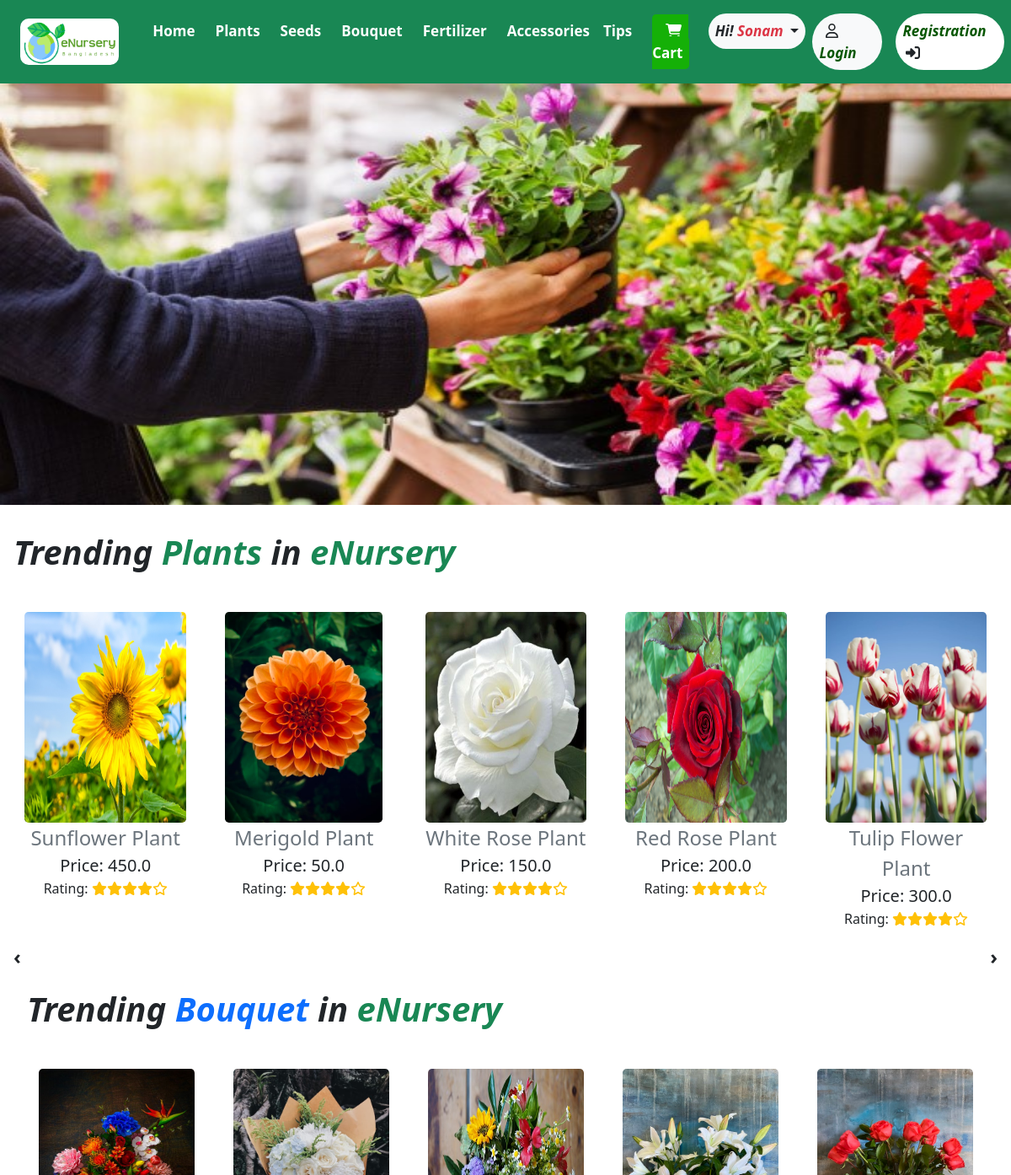
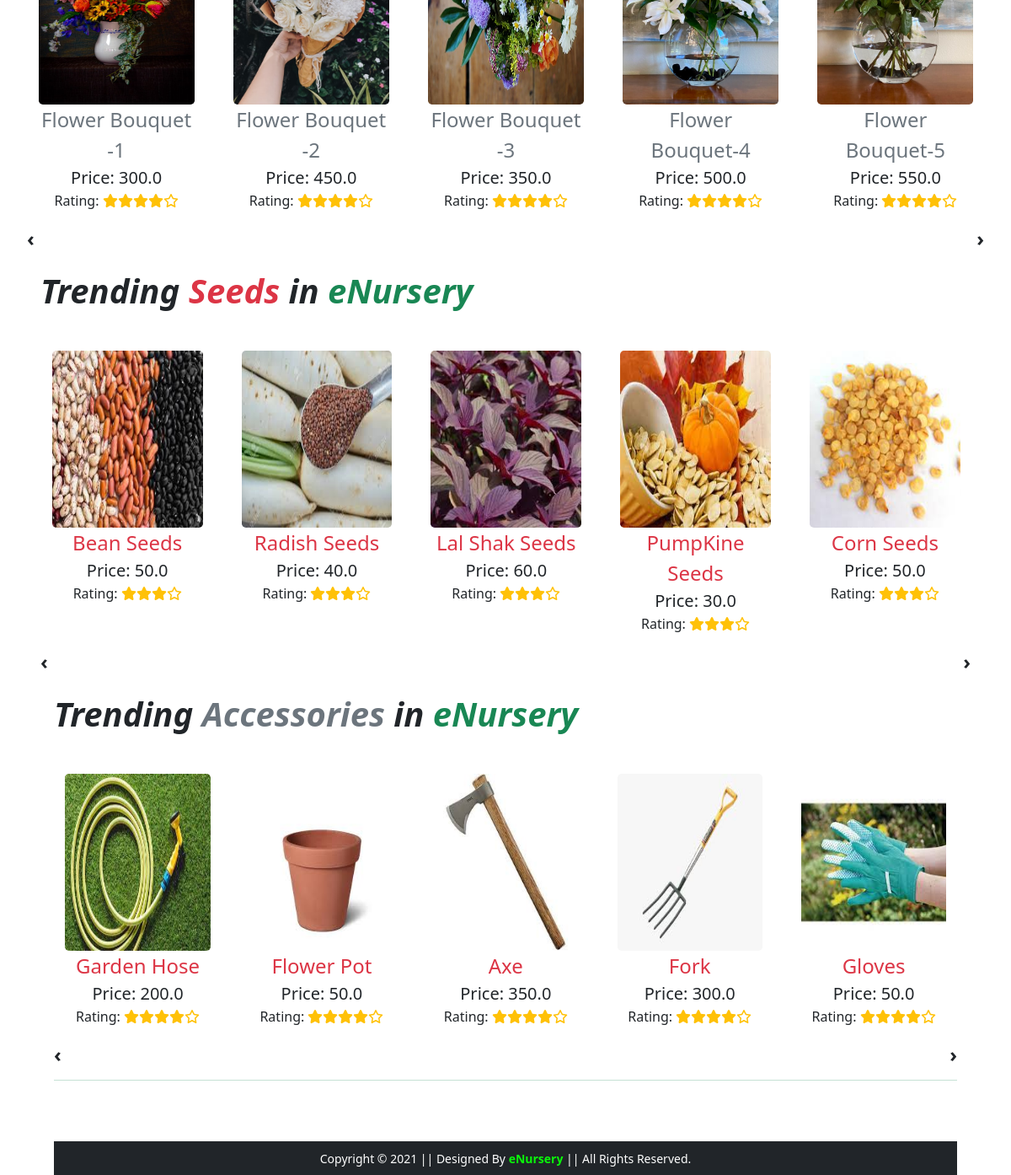
The page / on the database its author committed (2 pictures, top to bottom).
### app/models.py (models this page shows, shortened)
class Product(models.Model):
    title = models.CharField(max_length=60)
    price = models.FloatField(max_length=10)
    planting = models.TextField(max_length=10000, blank=True)
    care = models.TextField(max_length=10000, blank=True)
    diseases = models.TextField(max_length=1000, blank=True)
    uses = models.TextField(max_length=1000, blank=True)
    grade = models.CharField(max_length=20)
    category = models.CharField(choices=CATEGORY_CHOICE, max_length=20)
    product_image = models.ImageField(upload_to='productimg')

### app/views.py (the view)
# urls.py: path('', views.ProductView.as_view(), name='home'),
class ProductView(View):
    def get(self, request):
        plants = Product.objects.filter(category='p')
        seeds = Product.objects.filter(category='s')
        bouquet = Product.objects.filter(category='b')
        fertilizer = Product.objects.filter(category='f')
        accessories = Product.objects.filter(category='a')
        return render(request, 'app/home.html', {'plants': plants, 'seeds': seeds, 'bouquet': bouquet, 'fertilizer': fertilizer, 'accessories': accessories})

### app/templates/app/home.html (shortened to what this page needs)
{% extends 'app/base.html' %}
{% load static %}
{% block banner_slider %}
 <div id="carouselExampleControls" class="carousel slide" data-bs-ride="carousel">
  <div class="carousel-inner">
    <div class="carousel-item active">
      <img src="{% static 'app/images/banner/l.jpg' %}" class="d-block w-100 " alt="..." style="height: 500px;">
    </div>
  </div>
</div>
{% endblock banner_slider %}
{% block main-content %}
<div class="mx-3">
 <h2 class="py-3 my-3 fst-italic fw-bold fs-1">Trending <span class="text-success fw-bold fs-1">Plants </span>in <span class="text-success fs-1 fw-bold">eNursery</span></h2>
 <div class="owl-carousel" id="slider1">
  {%for p in plants%}
 <a href="{% url 'product-detail' p.id %}" class="btn">
  <div class="py-2"><img src="{{p.product_image.url}}"class="rounded-3" height="250" alt=""> <span class="text-secondary fs-4">{{p.title}}</span> <br> <span class="fs-5"> Price: {{p.price}}</span><br> <span>Rating: <i class="fas fa-star text-warning"></i><i class="fas fa-star text-warning"></i><i class="fas fa-star text-warning"></i><i class="fas fa-star text-warning"></i><i class="far fa-star text-warning"></i></span></div>
</a>
  {% endfor %}
</div>
<div class="mx-3">
<h2 class="py-3 my-3 fst-italic fw-bold fs-1">Trending <span class="text-primary fw-bold fs-1">Bouquet </span>in <span class="text-success fs-1 fw-bold">eNursery</span></h2>
 <div class="owl-carousel" id="slider2">
  {%for b in bouquet%}
 <a href="{% url 'product-detail' b.id%}" class="btn">
  <div class="py-2"><img src="{{b.product_image.url}}"class="rounded-3" height="250" alt=""> <span class="text-secondary fs-4">{{b.title}}</span> <br> <span class="fs-5"> Price: {{b.price}}</span><br> <span>Rating: <i class="fas fa-star text-warning"></i><i class="fas fa-star text-warning"></i><i class="fas fa-star text-warning"></i><i class="fas fa-star text-warning"></i><i class="far fa-star text-warning"></i></span></div>
 </a>
  {% endfor %}
</div>
<div class="mx-3">
 <h2 class="py-3 my-3 fst-italic fw-bold fs-1">Trending <span class="text-danger fw-bold fs-1">Seeds </span>in <span class="text-success fs-1 fw-bold">eNursery</span></h2>
 <div class="owl-carousel" id="slider3">
  {%for s in seeds%}
 <a href="{% url 'product-detail' s.id%}" class="btn">
  <div class="py-2"><img src="{{s.product_image.url}}"class="rounded-3" height="210" alt=""> <span class="text-danger fs-4">{{s.title}}</span> <br> <span class="fs-5"> Price: {{s.price}}</span><br> <span>Rating: <i class="fas fa-star text-warning"></i><i class="fas fa-star text-warning"></i><i class="fas fa-star text-warning"></i><i class="far fa-star text-warning"></i></span></div>
 </a>
  {% endfor %}
</div>
<div class="mx-3">
  <h2 class="py-3 my-3 fst-italic fw-bold fs-1">Trending <span class="text-secondary fw-bold fs-1">Accessories </span>in <span class="text-success fs-1 fw-bold">eNursery</span></h2>
  <div class="owl-carousel" id="slider3">
   {%for a in accessories %}
 <a href="{% url 'product-detail' a.id%}" class="btn">
   <div class="py-2"><img src="{{a.product_image.url}}"class="rounded-3" height="210" alt=""> <span class="text-danger fs-4">{{a.title}}</span> <br> <span class="fs-5"> Price: {{a.price}}</span><br> <span>Rating: <i class="fas fa-star text-warning"></i><i class="fas fa-star text-warning"></i><i class="fas fa-star text-warning"></i><i class="fas fa-star text-warning"></i><i class="far fa-star text-warning"></i></span></div>
 </a>
   {% endfor %}
  </div>
{% endblock main-content %}

### app/templates/app/base.html (shortened to what this page needs)
<!doctype html>
{% load static %}
<html lang="en">
  <head>
    <link href="https://cdn.jsdelivr.net/npm/bootstrap@5.0.0-beta1/dist/css/bootstrap.min.css" rel="stylesheet">
    <link rel="stylesheet" href="{% static 'app/css/owl.carousel.min.css' %}">
    <link rel="stylesheet" href="{% static 'app/css/all.min.css' %}">
    <link rel="stylesheet" href="{% static 'app/css/style.css' %}">
  </head>
  <body>
    <nav class="navbar navbar-expand-lg navbar-dark bg-success" style="background-color:#1d7f10  ;">
      <a class="navbar-brand py-0 mx-4" href="#"><img height="55px"  style="border-radius: 10px;"src="{% static 'app/images/lg1.png'%}" alt=""></a>
       <div class="collapse navbar-collapse" id="navbarSupportedContent">
         <ul class="navbar-nav ms-auto mb-2 mb-lg-0">
           <li class="nav-item">
             <a class="nav-link active fw-bold mx-2 " aria-current="page" href="/">Home</a>
           </li>
           <li class="nav-item">
             <a class="nav-link active fw-bold " aria-current="page" href="/">Plants</a>
           </li>
           <li class="nav-item">
            <a class="nav-link active fw-bold mx-2 " aria-current="page" href="/">Seeds</a>
          </li>
           <li class="nav-item">
            <a class="nav-link active fw-bold " aria-current="page" href="/">Bouquet</a>
          </li>
           <li class="nav-item">
            <a class="nav-link active fw-bold mx-2" aria-current="page" href="/">Fertilizer</a>
          </li>
          <li class="nav-item">
            <a class="nav-link active fw-bold " aria-current="page" href="/">Accessories</a>
          </li>
          <li class="nav-item ">
            <a class="nav-link active fw-bold " aria-current="page" href="/">Tips</a>
          </li>
          <li class="nav-item  mx-2">
            <a href="{% url 'add-to-cart' %}" class="nav-link text-white fw-bold "><span style="background-color:#15b007" class="  p-2 rounded-3 "><i class="fas fa-shopping-cart mx-2"></i>Cart</span>  </a>
           </li>
         </ul>
         <div>
          <ul class="navbar-nav me-auto mb-2 mb-lg-0">
           <li class="nav-item dropdown ">
             <a class="nav-link dropdown-toggle fw-bold fst-italic rounded-pill my-2  text-dark bg-light " href="#" id="profileDropdown" role="button" data-bs-toggle="dropdown" aria-expanded="false">Hi!<span class="text-danger "> Sonam</span>
             </a>
            </li>
            <li class="nav-item ">
             <a href="{% url 'login' %}" class="nav-link mx-2 fst-italic fw-bold my-2 rounded-pill  bg-light  mx-1" style="color:#065600"><i class="far fa-user mx-2 text-dark"></i></i>Login</a>
            </li>
            <li class="nav-item ">
             <a href="{% url 'customerregistration' %}" class="nav-link mx-2 fst-italic rounded-pill fw-bold my-2 bg-white " style="color:#065600">Registration<i class="fas fa-sign-in-alt mx-1 text-dark"></i></a>
            </li>
          </ul>
         </div>
       </div>
    </nav>
    {% block banner_slider %} {% endblock banner_slider %}
    {% block main-content %} {% endblock main-content %}
    <footer>
      <div class="py-2">
      <hr class="text-success fs-2">
      </div>
      <div class="container-fluid bg-dark text-center p-2 mt-5">
          <small class="text-white">Copyright &copy; 2021 || Designed By <span style="color: #0af70a;" class="fw-bolder">eNursery </span>|| All Rights Reserved. </small>
      </div>
    </footer>
  </body>
</html>

### app/templates/app/base.html (style rules this page uses)
.nav-link { font-size: 17px; }

### rows shown on the page
Product: product_image (picture), title "Sunflower Plant", price "450.0"
Product: product_image (picture), title "Merigold Plant", price "50.0"
Product: product_image (picture), title "White Rose Plant", price "150.0"
Product: product_image (picture), title "Red Rose Plant", price "200.0"
Product: product_image (picture), title "Tulip Flower Plant", price "300.0"
Product: product_image (picture), title "Flower Bouquet -1", price "300.0"
Product: product_image (picture), title "Flower Bouquet -2", price "450.0"
Product: product_image (picture), title "Flower Bouquet -3", price "350.0"
Product: product_image (picture), title "Flower Bouquet-4", price "500.0"
Product: product_image (picture), title "Flower Bouquet-5", price "550.0"
Product: product_image (picture), title "Bean Seeds", price "50.0"
Product: product_image (picture), title "Radish Seeds", price "40.0"
Product: product_image (picture), title "Lal Shak Seeds", price "60.0"
Product: product_image (picture), title "PumpKine Seeds", price "30.0"
Product: product_image (picture), title "Corn Seeds", price "50.0"
Product: product_image (picture), title "Garden Hose", price "200.0"
Product: product_image (picture), title "Flower Pot", price "50.0"
Product: product_image (picture), title "Axe", price "350.0"
Product: product_image (picture), title "Fork", price "300.0"
Product: product_image (picture), title "Gloves", price "50.0"
